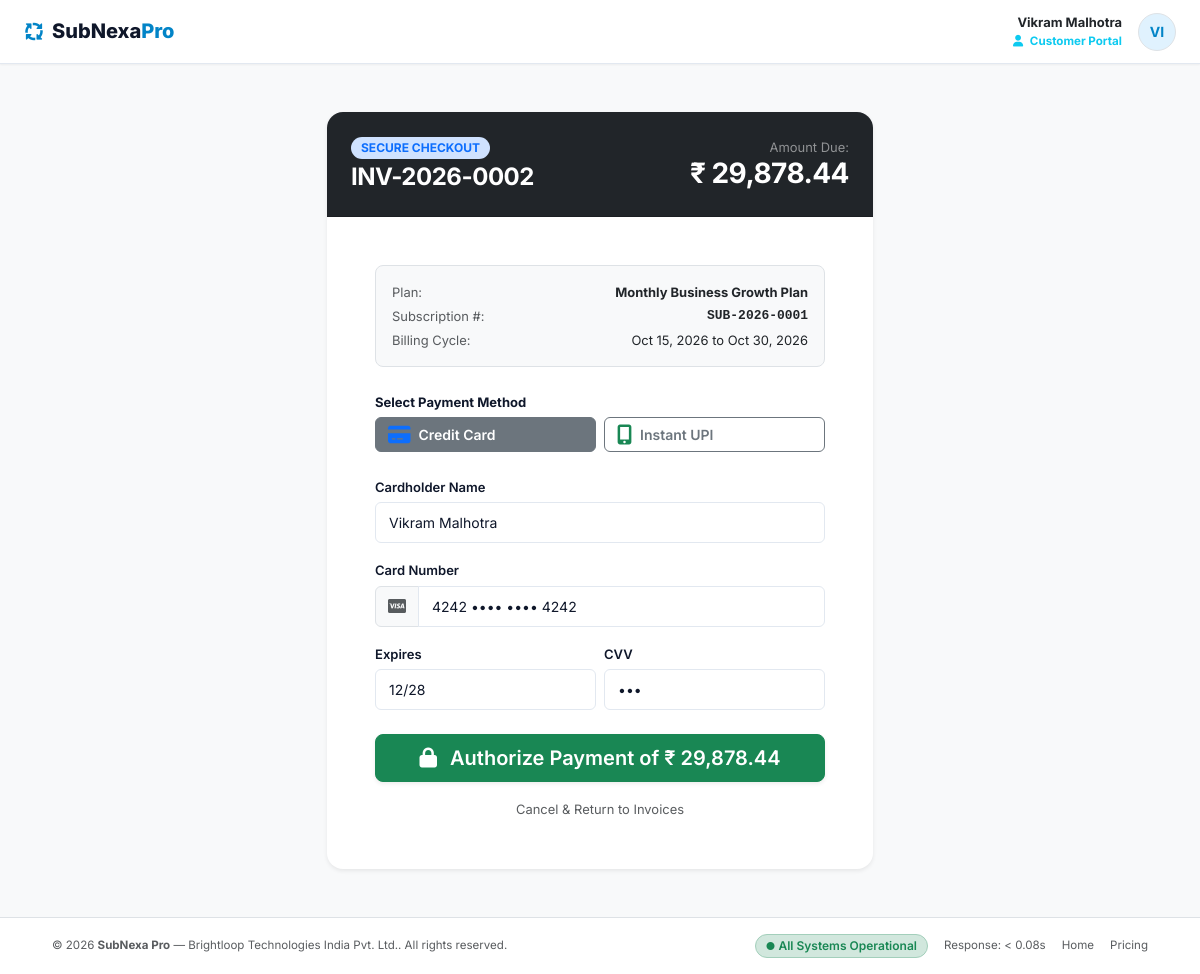
Screenshot of /customer/pay_invoice.php?id=2 (signed in) with the database file from the repository.
### tables this page shows
CREATE TABLE `invoices` (
  `id` INT UNSIGNED AUTO_INCREMENT PRIMARY KEY,
  `invoice_number` VARCHAR(50) NOT NULL UNIQUE,
  `subscription_id` INT UNSIGNED NOT NULL,
  `customer_id` INT UNSIGNED NOT NULL,
  `billing_date` DATE NOT NULL,
  `due_date` DATE NOT NULL,
  `status` ENUM('draft', 'confirmed', 'paid', 'cancelled') NOT NULL DEFAULT 'draft',
  `subtotal` DECIMAL(12,2) NOT NULL DEFAULT 0.00,
  `tax_total` DECIMAL(12,2) NOT NULL DEFAULT 0.00,
  `discount_total` DECIMAL(12,2) NOT NULL DEFAULT 0.00,
  `grand_total` DECIMAL(12,2) NOT NULL DEFAULT 0.00,
  `amount_paid` DECIMAL(12,2) NOT NULL DEFAULT 0.00,
  `amount_due` DECIMAL(12,2) NOT NULL DEFAULT 0.00,
  `notes` TEXT NULL,
  `created_at` TIMESTAMP DEFAULT CURRENT_TIMESTAMP,
  CONSTRAINT `fk_inv_sub` FOREIGN KEY (`subscription_id`) REFERENCES `subscriptions` (`id`) ON DELETE RESTRICT,
  CONSTRAINT `fk_inv_cust` FOREIGN KEY (`customer_id`) REFERENCES `users` (`id`) ON DELETE RESTRICT,
  INDEX `idx_inv_status` (`status`),
  INDEX `idx_inv_due_date` (`due_date`),
  INDEX `idx_inv_customer` (`customer_id`)
);

CREATE TABLE `users` (
  `id` INT UNSIGNED AUTO_INCREMENT PRIMARY KEY,
  `name` VARCHAR(150) NOT NULL,
  `email` VARCHAR(191) NOT NULL UNIQUE,
  `password_hash` VARCHAR(255) NOT NULL,
  `role` ENUM('admin', 'staff', 'customer') NOT NULL DEFAULT 'customer',
  `phone` VARCHAR(30) NULL,
  `company_name` VARCHAR(150) NULL,
  `address` TEXT NULL,
  `status` ENUM('active', 'inactive', 'suspended') NOT NULL DEFAULT 'active',
  `created_at` TIMESTAMP DEFAULT CURRENT_TIMESTAMP,
  `updated_at` TIMESTAMP DEFAULT CURRENT_TIMESTAMP ON UPDATE CURRENT_TIMESTAMP,
  INDEX `idx_users_role` (`role`),
  INDEX `idx_users_email` (`email`)
);

CREATE TABLE `plans` (
  `id` INT UNSIGNED AUTO_INCREMENT PRIMARY KEY,
  `name` VARCHAR(150) NOT NULL,
  `code` VARCHAR(50) NOT NULL UNIQUE,
  `billing_frequency` ENUM('daily', 'weekly', 'monthly', 'yearly') NOT NULL DEFAULT 'monthly',
  `cost` DECIMAL(12,2) NOT NULL DEFAULT 0.00,
  `min_quantity` INT UNSIGNED NOT NULL DEFAULT 1,
  `auto_close_on_end` TINYINT(1) NOT NULL DEFAULT 0,
  `can_pause` TINYINT(1) NOT NULL DEFAULT 1,
  `can_renew` TINYINT(1) NOT NULL DEFAULT 1,
  `available_from` DATE NULL,
  `available_to` DATE NULL,
  `is_active` TINYINT(1) NOT NULL DEFAULT 1,
  `description` TEXT NULL,
  `created_at` TIMESTAMP DEFAULT CURRENT_TIMESTAMP,
  INDEX `idx_plan_frequency` (`billing_frequency`),
  INDEX `idx_plan_active` (`is_active`)
);

CREATE TABLE `subscriptions` (
  `id` INT UNSIGNED AUTO_INCREMENT PRIMARY KEY,
  `subscription_number` VARCHAR(50) NOT NULL UNIQUE,
  `customer_id` INT UNSIGNED NOT NULL,
  `created_by_staff_id` INT UNSIGNED NULL,
  `plan_id` INT UNSIGNED NOT NULL,
  `discount_id` INT UNSIGNED NULL,
  `status` ENUM('draft', 'quotation', 'confirmed', 'active', 'paused', 'closed') NOT NULL DEFAULT 'draft',
  `start_date` DATE NOT NULL,
  `expiry_date` DATE NULL,
  `next_billing_date` DATE NULL,
  `payment_terms` VARCHAR(100) NOT NULL DEFAULT 'Immediate Payment',
  `subtotal` DECIMAL(12,2) NOT NULL DEFAULT 0.00,
  `tax_total` DECIMAL(12,2) NOT NULL DEFAULT 0.00,
  `discount_total` DECIMAL(12,2) NOT NULL DEFAULT 0.00,
  `total_amount` DECIMAL(12,2) NOT NULL DEFAULT 0.00,
  `notes` TEXT NULL,
  `created_at` TIMESTAMP DEFAULT CURRENT_TIMESTAMP,
  `updated_at` TIMESTAMP DEFAULT CURRENT_TIMESTAMP ON UPDATE CURRENT_TIMESTAMP,
  CONSTRAINT `fk_sub_customer` FOREIGN KEY (`customer_id`) REFERENCES `users` (`id`) ON DELETE RESTRICT,
  CONSTRAINT `fk_sub_staff` FOREIGN KEY (`created_by_staff_id`) REFERENCES `users` (`id`) ON DELETE SET NULL,
  CONSTRAINT `fk_sub_plan` FOREIGN KEY (`plan_id`) REFERENCES `plans` (`id`) ON DELETE RESTRICT,
  CONSTRAINT `fk_sub_discount` FOREIGN KEY (`discount_id`) REFERENCES `discount_rules` (`id`) ON DELETE SET NULL,
  INDEX `idx_sub_status` (`status`),
  INDEX `idx_sub_billing_date` (`next_billing_date`),
  INDEX `idx_sub_customer_id` (`customer_id`)
);

### customer/pay_invoice.php (the view, shortened to what the rows shown need)
<?php
$id = isset($_GET['id']) ? (int)$_GET['id'] : 0;
$inv = db_fetch_one("
    SELECT i.*, s.subscription_number, p.name as plan_name, u.name as customer_name, u.email as customer_email
    FROM invoices i
    JOIN subscriptions s ON i.subscription_id = s.id
    JOIN plans p ON s.plan_id = p.id
    JOIN users u ON i.customer_id = u.id
    WHERE i.id = ? AND i.customer_id = ?
", [$id, $_SESSION['user_id']], "ii");
$payment_successful = false;
$receipt_number = "";
require_once __DIR__ . '/../includes/header.php';
require_once __DIR__ . '/../includes/navbar.php';
?>
<div class="min-vh-100 py-5 bg-light">
    <div class="container">
        <div class="row justify-content-center">
            <div class="col-md-8 col-lg-6">
                <?php if ($payment_successful): ?>
                    <div class="card border-0 shadow-sm rounded-4 overflow-hidden text-center p-4 p-md-5 bg-white">
                        <div class="d-inline-flex p-3 rounded-circle bg-success-subtle text-success mb-3 mx-auto" style="width: 72px; height: 72px; font-size: 2rem; align-items: center; justify-content: center;">
                            <i class="fa-solid fa-check"></i>
                        </div>
                        <h3 class="fw-bold text-dark mb-1">Payment Successful!</h3>
                        <p class="text-muted small mb-4">Your payment of <strong><?= format_currency($inv['amount_due']); ?></strong> has been settled.</p>
                        <div class="bg-light p-3 rounded-3 border text-start small mb-4 space-y-1">
                            <div class="d-flex justify-content-between">
                                <span class="text-muted">Payment Receipt #:</span>
                                <span class="fw-bold font-monospace text-primary"><?= $receipt_number; ?></span>
                            </div>
                            <div class="d-flex justify-content-between">
                                <span class="text-muted">Invoice Settled:</span>
                                <span class="fw-bold font-monospace"><?= htmlspecialchars($inv['invoice_number']); ?></span>
                            </div>
                            <div class="d-flex justify-content-between">
                                <span class="text-muted">Amount Settled:</span>
                                <span class="fw-bold text-success fs-6"><?= format_currency($inv['amount_due']); ?></span>
                            </div>
                        </div>
                        <div class="d-flex gap-2">
                            <a href="<?= BASE_URL; ?>/admin/invoice_view.php?id=<?= $id; ?>" class="btn btn-primary w-100 fw-semibold">
                                <i class="fa-solid fa-print me-1"></i> View & Print Tax Receipt
                            </a>
                            <a href="<?= BASE_URL; ?>/customer/dashboard.php" class="btn btn-outline-secondary w-100 fw-semibold">
                                Dashboard
                            </a>
                        </div>
                    </div>
                <?php else: ?>
                    <div class="card border-0 shadow-sm rounded-4 overflow-hidden bg-white">
                        <div class="card-header bg-dark text-white p-4">
                            <div class="d-flex justify-content-between align-items-center">
                                <div>
                                    <span class="badge bg-primary-subtle text-primary fw-bold text-uppercase small">Secure Checkout</span>
                                    <h4 class="fw-bold text-white mb-0 mt-1"><?= htmlspecialchars($inv['invoice_number']); ?></h4>
                                </div>
                                <div class="text-end">
                                    <div class="text-white-50 small">Amount Due:</div>
                                    <h3 class="fw-bold text-white mb-0"><?= format_currency($inv['amount_due']); ?></h3>
                                </div>
                            </div>
                        </div>
                        <div class="card-body p-4 p-md-5">
                            <div class="bg-light p-3 rounded-3 border small mb-4">
                                <div class="d-flex justify-content-between mb-1">
                                    <span class="text-muted">Plan:</span>
                                    <strong><?= htmlspecialchars($inv['plan_name']); ?></strong>
                                </div>
                                <div class="d-flex justify-content-between mb-1">
                                    <span class="text-muted">Subscription #:</span>
                                    <span class="font-monospace fw-bold"><?= htmlspecialchars($inv['subscription_number']); ?></span>
                                </div>
                                <div class="d-flex justify-content-between">
                                    <span class="text-muted">Billing Cycle:</span>
                                    <span><?= format_date($inv['billing_date']); ?> to <?= format_date($inv['due_date']); ?></span>
                                </div>
                            </div>
                            <form method="POST" action="<?= BASE_URL; ?>/customer/pay_invoice.php?id=<?= $id; ?>" id="paymentForm">
                                <div class="mb-4">
                                    <label class="form-label fw-bold">Select Payment Method</label>
                                    <div class="row g-2">
                                        <div class="col-6">
                                            <label class="btn btn-outline-secondary w-100 p-2.5 text-start d-flex align-items-center gap-2" for="pay_cc">
                                                <i class="fa-solid fa-credit-card text-primary fs-5"></i>
                                                <span class="small fw-semibold">Credit Card</span>
                                            </label>
                                        </div>
                                        <div class="col-6">
                                            <label class="btn btn-outline-secondary w-100 p-2.5 text-start d-flex align-items-center gap-2" for="pay_upi">
                                                <i class="fa-solid fa-mobile-screen-button text-success fs-5"></i>
                                                <span class="small fw-semibold">Instant UPI</span>
                                            </label>
                                        </div>
                                    </div>
                                </div>
                                <div id="cc_fields">
                                    <div class="mb-3">
                                        <label class="form-label small">Cardholder Name</label>
                                        <input type="text" class="form-control" value="<?= htmlspecialchars($inv['customer_name']); ?>" required>
                                    </div>
                                    <div class="mb-3">
                                        <label class="form-label small">Card Number</label>
                                        <div class="input-group">
                                            <span class="input-group-text bg-light text-muted"><i class="fa-brands fa-cc-visa"></i></span>
                                            <input type="text" class="form-control" placeholder="4242 •••• •••• 4242" value="4242 •••• •••• 4242">
                                        </div>
                                    </div>
                                    <div class="row g-2 mb-4">
                                        <div class="col-6">
                                            <label class="form-label small">Expires</label>
                                            <input type="text" class="form-control" placeholder="MM/YY" value="12/28">
                                        </div>
                                        <div class="col-6">
                                            <label class="form-label small">CVV</label>
                                            <input type="password" class="form-control" placeholder="123" value="789">
                                        </div>
                                    </div>
                                </div>
                                <button type="submit" class="btn btn-success btn-lg w-100 py-2.5 fw-semibold shadow-sm text-white">
                                    <i class="fa-solid fa-lock me-2"></i> Authorize Payment of <?= format_currency($inv['amount_due']); ?>
                                </button>
                            </form>
                            <div class="text-center mt-3">
                                <a href="<?= BASE_URL; ?>/customer/my_invoices.php" class="text-muted small text-decoration-none">
                                    Cancel & Return to Invoices
                                </a>
                            </div>
                        </div>
                    </div>
                <?php endif; ?>
            </div>
        </div>
    </div>
</div>
<?php require_once __DIR__ . '/../includes/footer.php'; ?>

### includes/navbar.php (shortened to what the rows shown need)
<?php
$user = current_user();
?>
<header class="app-navbar d-flex align-items-center justify-content-between px-3 px-md-4">
    <div class="d-flex align-items-center gap-3">
        <?php if ($user): ?>
            <div class="d-none d-md-flex flex-column text-end">
                <span class="fw-bold text-dark small leading-tight"><?= htmlspecialchars($user['name']); ?></span>
                <span class="text-muted" style="font-size: 0.725rem;">
                    <?php if ($user['role'] === 'admin'): ?>
                        <span class="text-primary fw-bold"><i class="fa-solid fa-shield-halved me-1"></i> Admin / Finance Lead</span>
                    <?php elseif ($user['role'] === 'staff'): ?>
                        <span class="text-success fw-bold"><i class="fa-solid fa-briefcase me-1"></i> Billing & Sales Staff</span>
                    <?php else: ?>
                        <span class="text-info fw-bold"><i class="fa-solid fa-user me-1"></i> Customer Portal</span>
                    <?php endif; ?>
                </span>
            </div>
            <div class="dropdown">
                <button class="btn btn-sm btn-light border rounded-circle d-flex align-items-center justify-content-center p-0" type="button" data-bs-toggle="dropdown" aria-expanded="false" style="width: 38px; height: 38px; background-color: #E0F2FE; color: #0284C7; font-weight: 700;">
                    <?= strtoupper(substr($user['name'], 0, 2)); ?>
                </button>
            </div>
        <?php endif; ?>
    </div>
</header>

### rows the page displays
invoices: customer.name "Vikram Malhotra", customer.name "VI", invoice_number "INV-2026-0002", amount_due "₹ 29,878.44", plans.name "Monthly Business Growth Plan", subscription.subscription_number "SUB-2026-0001", billing_date "Oct 15, 2026", due_date "Oct 30, 2026"

### other values shown
APP_NAME "SubNexa Pro"
APP_COMPANY "Brightloop Technologies India Pvt. Ltd."
